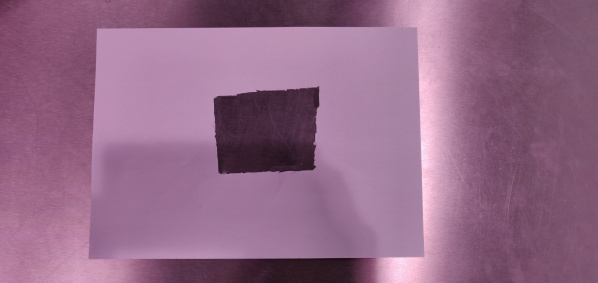
#> input picture William_sitt_lekerom/Bordtest2.jpg, 598 x 283 px, given in place of the camera
$ python Contour_to_DXF.py
#> lines starting #> are read from the running program, lines starting #| are printed output that depends on the picture; after the words box and inside, x2 and y2 are one past the last pixel; in counts of white or black regions, pixels touching at a corner belong together
import cv2
import numpy as np
from Stacking_func import stackImages

frameWidth = 640
frameHeight = 480
paused = False

cap = cv2.VideoCapture(1)
if not cap.isOpened():
    print("Error opening video")

cap.set(3, frameWidth)
cap.set(4, frameHeight)


def empty(a):
    pass


cv2.namedWindow("Output", flags=cv2.WINDOW_AUTOSIZE)


# Using 'value' pointer is unsafe and deprecated. Use NULL as value pointer. To fetch trackbar value setup callback
# This is a bug from OpenCV, pay no attention to it.

print("Press P for Pause\nPress Q for quit\nPress S for Save and Quit")
while True:
    # If not paused - get next
    if not paused:
        ret, frame = cap.read()
#> frame is the input picture: shape (283, 598, 3); mean B, G, R 135.2, 105.3, 147.5

    Contrast = 6.10
    Brightness = 500
    Threshold_1 = 128

    effect = frame.copy()
    effect = cv2.cvtColor(effect, cv2.COLOR_BGR2HSV)
#> effect: shape (283, 598, 3); mean H, S, V 158.6, 77, 147.5
    effect[:, :, 2] = np.clip(Contrast * effect[:, :, 2] + Brightness, 0, 255)
#> effect: shape (283, 598, 3); mean H, S, V 158.6, 77, 255
    effect = cv2.cvtColor(effect, cv2.COLOR_HSV2BGR)
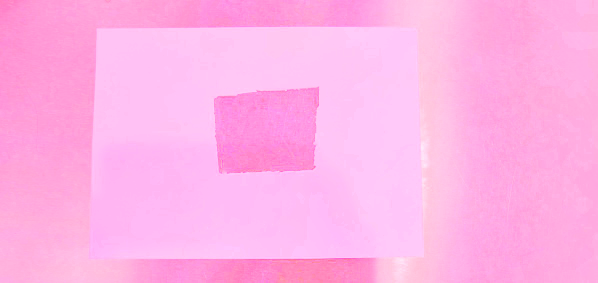
#> effect: shape (283, 598, 3); mean B, G, R 231.1, 177.4, 255

    img_gray = cv2.cvtColor(effect, cv2.COLOR_BGR2GRAY)
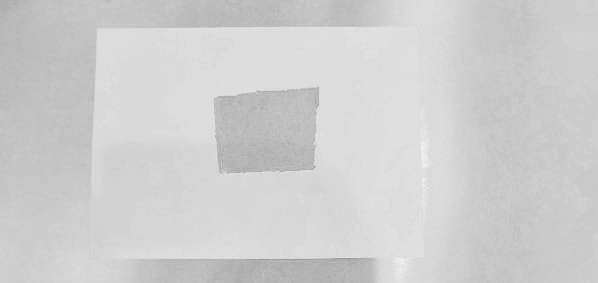
#> img_gray: shape (283, 598); min 153, max 242, mean 206.7

    ret, thresh = cv2.threshold(img_gray, Threshold_1, 255, cv2.THRESH_BINARY)
#> thresh: shape (283, 598); every value is 255
#> ret = 128

    # cv2.findContours( canny_output, contours, hierarchy, Imgproc.RETR_EXTERNAL, CV_CHAIN_APPROX_SIMPLE, Point(0, 0) );
    contours, hierarchy = cv2.findContours(image=thresh, mode=cv2.RETR_TREE, method=cv2.CHAIN_APPROX_NONE)
#> contours = 1 contour; box (x1, y1, x2, y2) and area: (0, 0, 598, 283) 168354

    image_copy = effect.copy()
    blank_image = np.zeros((frameHeight, frameWidth, 3), np.uint8)

#> (the run stopped early here; a loop or call above may not have finished)
